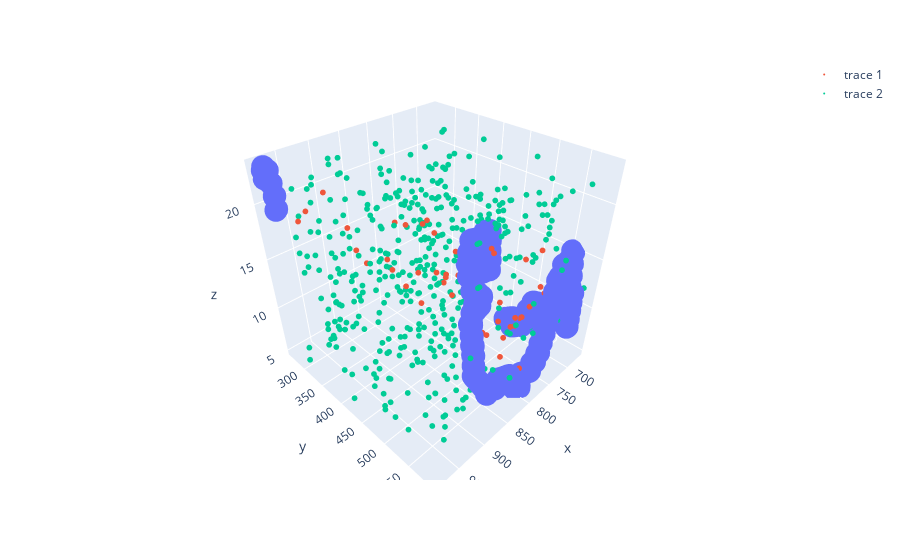

Source (notebook cell):
### Code cell
fig, ax = plt.subplots(subplot_kw={'projection': '3d'})

n_hull = 300
n_p = 500


z = np.random.randint(low=np.min(loop_unp.z), 
                      high=np.max(loop_unp.z), size=n_p)
y = np.random.randint(low=np.min(loop_unp.y), 
                      high=np.max(loop_unp.y), size=n_p)
x = np.random.randint(low=np.min(loop_unp.x), 
                      high=np.max(loop_unp.x), size=n_p)
P = np.array((x, y, z)).T
H = loop_unp[['x', 'y', 'z']].values
hull = ConvexHull(H)
in_hull = points_in_hull(P, hull)

fig = px.scatter_3d(x=H[:, 0], y=H[:, 1], z=H[:, 2])
fig.add_scatter3d(x=P[in_hull, 0], y=P[in_hull, 1], z=P[in_hull, 2], mode='markers', marker=dict(size=2))
fig.add_scatter3d(x=P[~in_hull, 0], y=P[~in_hull, 1], z=P[~in_hull, 2], mode='markers', marker=dict(size=2))
fig.show()

### Figure 1 — Plotly figure (JSON) as saved in the notebook; plotly's stock layout.template omitted (floating-point values rounded to 4 significant figures; data arrays with more than 128 entries replaced by an {"elided": "..."} marker saying what was removed)
{"data": [{"hovertemplate": "x=%{x}<br>y=%{y}<br>z=%{z}<extra></extra>", "legendgroup": "", "marker": {"color": "#636efa", "symbol": "circle"}, "mode": "markers", "name": "", "scene": "scene", "showlegend": false, "type": "scatter3d", "x": {"elided": "705 int values"}, "y": {"elided": "705 int values"}, "z": {"elided": "705 int values"}}, {"marker": {"size": 2}, "mode": "markers", "type": "scatter3d", "x": [928, 831, 824, 841, 855, 822, 810, 703, 805, 910, 828, 866, 757, 830, 783, 707, 808, 802, 755, 914, 721, 769, 864, 759, 810, 889, 700, 862, 900, 747, 797, 763, 816, 740, 835, 751, 691, 962, 772, 849, 815, 792, 829, 785, 851, 792, 790, 806, 920, 805, 779, 787, 956, 699], "y": [320, 406, 497, 426, 375, 440, 468, 499, 544, 340, 450, 407, 534, 476, 516, 558, 544, 511, 569, 384, 551, 482, 432, 529, 494, 397, 537, 435, 421, 489, 509, 525, 414, 517, 512, 535, 523, 305, 453, 391, 499, 569, 432, 476, 485, 569, 432, 474, 371, 428, 564, 491, 318, 522], "z": [21, 18, 10, 19, 18, 13, 14, 7, 10, 18, 14, 13, 16, 15, 10, 14, 8, 9, 10, 16, 11, 16, 15, 10, 10, 16, 11, 12, 16, 10, 17, 9, 17, 8, 9, 10, 11, 19, 14, 18, 9, 7, 14, 11, 14, 7, 15, 11, 17, 13, 13, 8, 20, 15]}, {"marker": {"size": 2}, "mode": "markers", "type": "scatter3d", "x": {"elided": "446 int values"}, "y": {"elided": "446 int values"}, "z": {"elided": "446 int values"}}], "layout": {"legend": {"tracegroupgap": 0}, "margin": {"t": 60}, "scene": {"domain": {"x": [0, 1], "y": [0, 1]}, "xaxis": {"title": {"text": "x"}}, "yaxis": {"title": {"text": "y"}}, "zaxis": {"title": {"text": "z"}}}}}
